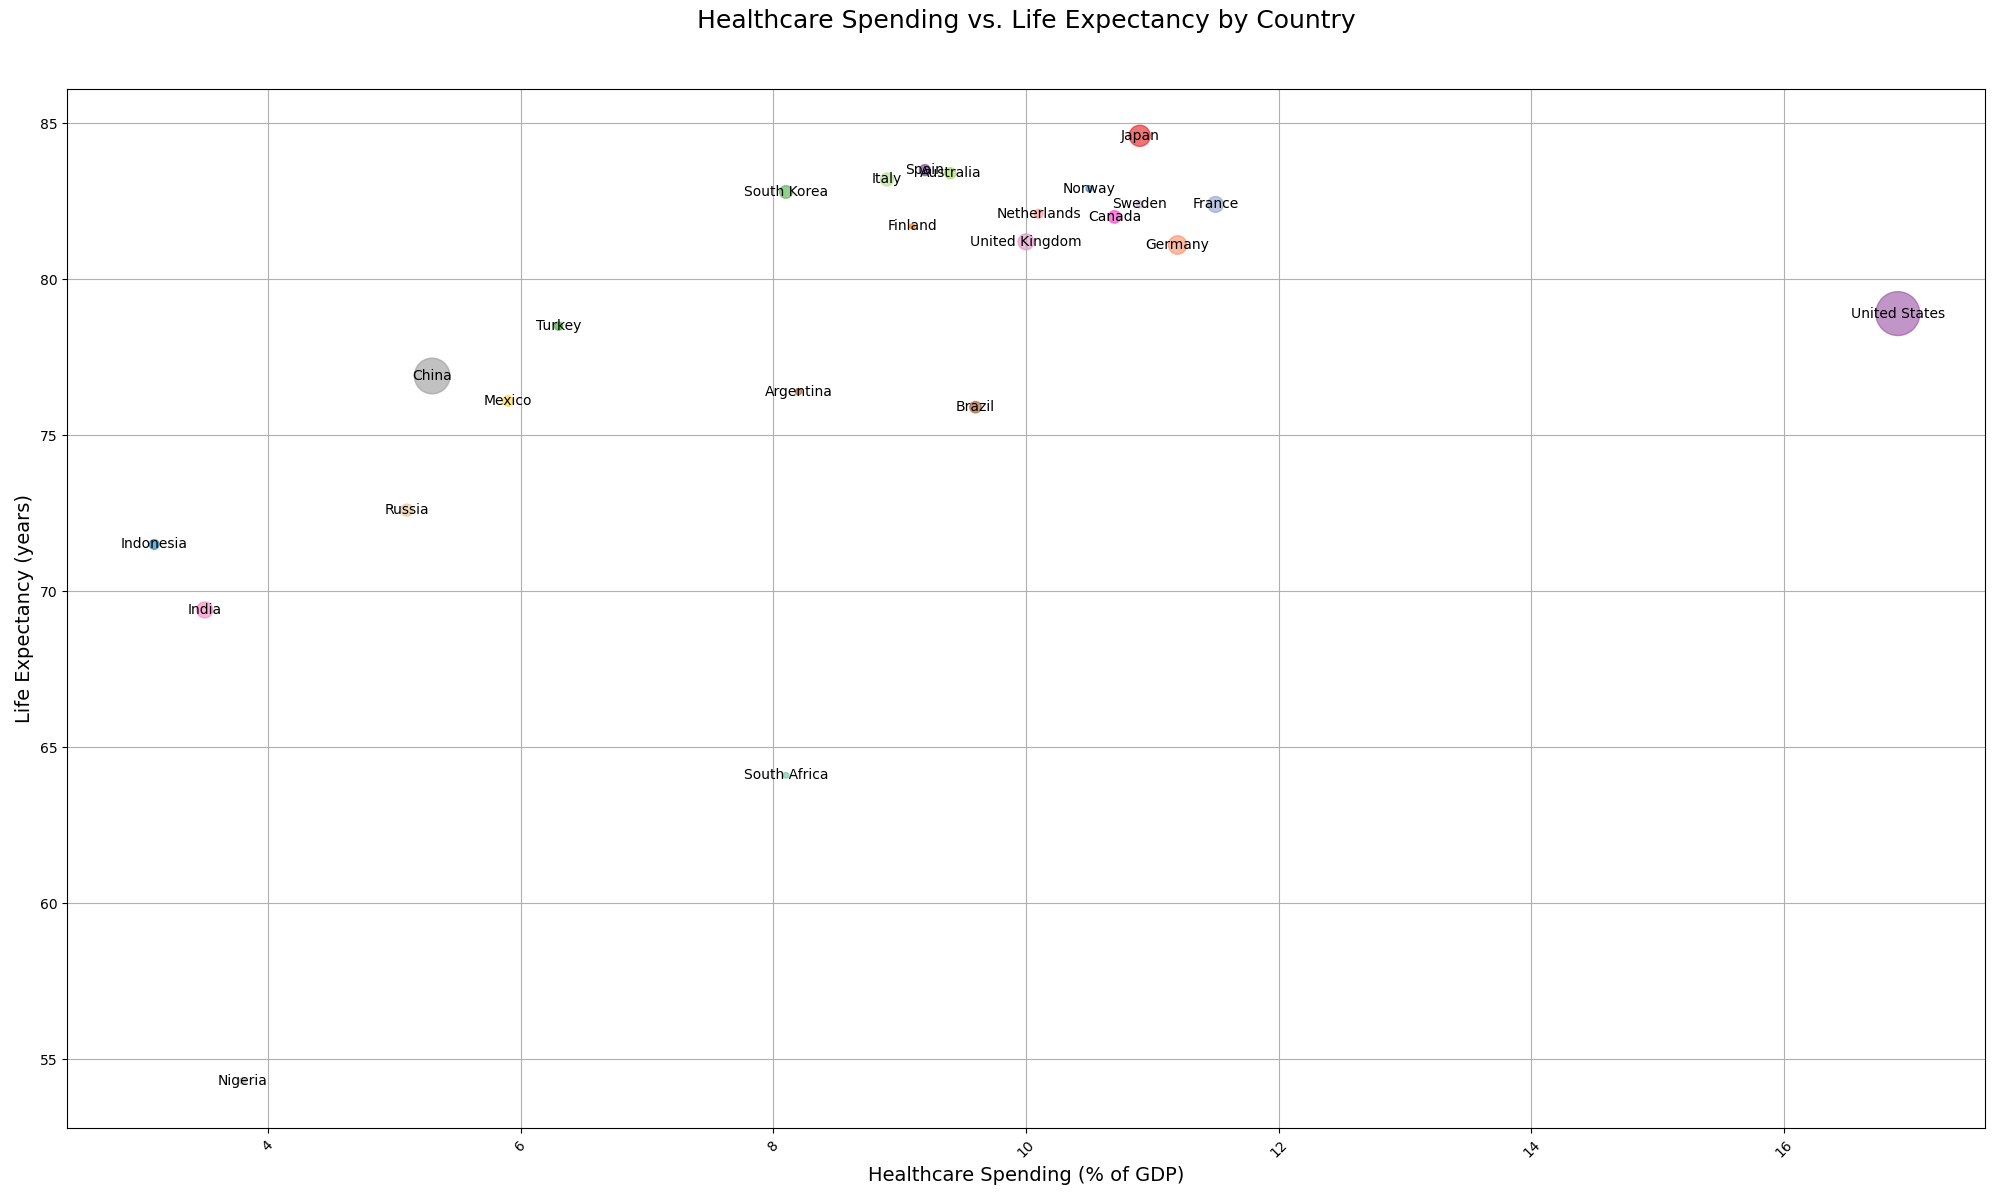

Reproduce this figure in Python.

import matplotlib.pyplot as plt

countries = ['Norway', 'Finland', 'South Korea', 'Japan', 'United States', 'Canada', 'Brazil', 'India', 'China', 'South Africa',
             'Germany', 'France', 'United Kingdom', 'Australia', 'Mexico', 'Russia', 'Nigeria', 'Indonesia', 'Argentina', 'Turkey',
             'Spain', 'Italy', 'Netherlands', 'Sweden']
life_expectancy = [82.9, 81.7, 82.8, 84.6, 78.9, 82.0, 75.9, 69.4, 76.9, 64.1,
                   81.1, 82.4, 81.2, 83.4, 76.1, 72.6, 54.3, 71.5, 76.4, 78.5,
                   83.5, 83.2, 82.1, 82.4]
healthcare_spending = [10.5, 9.1, 8.1, 10.9, 16.9, 10.7, 9.6, 3.5, 5.3, 8.1,
                       11.2, 11.5, 10.0, 9.4, 5.9, 5.1, 3.8, 3.1, 8.2, 6.3,
                       9.2, 8.9, 10.1, 10.9]
gdp = [434.2, 286.8, 1781.9, 4937.5, 21433.2, 1736.4, 1445.2, 2875.1, 14140.2, 351.4,
       3806.1, 2778.7, 2827.1, 1392.7, 1260.6, 1638.8, 432.3, 1051.9, 450.5, 754.0,
       1354.1, 1921.5, 912.9, 541.1]

max_gdp = max(gdp)
bubble_sizes = [(g / max_gdp) * 1000 for g in gdp]

plt.figure(figsize=(20, 12))
plt.scatter(healthcare_spending, life_expectancy, s=bubble_sizes,
            color=['#377eb8', '#ff7f00', '#4daf4a', '#e41a1c', '#984ea3', '#ff33cc', '#a65628', '#f781bf', '#999999', '#66c2a5',
                   '#fc8d62', '#8da0cb', '#e78ac3', '#a6d854', '#ffd92f', '#e5c494', '#b3b3b3', '#1f78b4', '#b15928', '#33a02c',
                   '#6a3d9a', '#b2df8a', '#fb9a99', '#cab2d6'],
            alpha=0.6)

plt.title('Healthcare Spending vs. Life Expectancy by Country', fontsize=18, y=1.05)
plt.xlabel('Healthcare Spending (% of GDP)', fontsize=14)
plt.ylabel('Life Expectancy (years)', fontsize=14)
plt.xticks(rotation=45)
plt.grid(True)

for i, country in enumerate(countries):
    plt.text(healthcare_spending[i], life_expectancy[i], country, ha='center', va='center', fontsize=10)

plt.tight_layout()
plt.show()
